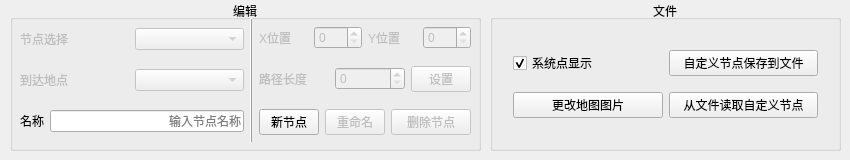
         <widget class="QWidget" name="Tab2">
          <attribute name="title">
           <string>自定义节点</string>
          </attribute>
          <widget class="QGroupBox" name="groupBox">
           <property name="geometry">
            <rect>
             <x>490</x>
             <y>0</y>
             <width>351</width>
             <height>151</height>
            </rect>
           </property>
           <property name="minimumSize">
            <size>
             <width>0</width>
             <height>0</height>
            </size>
           </property>
           <property name="maximumSize">
            <size>
             <width>16777215</width>
             <height>16777215</height>
            </size>
           </property>
           <property name="title">
            <string>文件</string>
           </property>
           <property name="alignment">
            <set>Qt::AlignCenter</set>
           </property>
           <layout class="QVBoxLayout" name="verticalLayout_22">
            <property name="leftMargin">
             <number>20</number>
            </property>
            <property name="topMargin">
             <number>20</number>
            </property>
            <property name="rightMargin">
             <number>20</number>
            </property>
            <property name="bottomMargin">
             <number>20</number>
            </property>
            <item>
             <layout class="QHBoxLayout" name="horizontalLayout_39">
              <item>
               <widget class="QCheckBox" name="enableOriNode">
                <property name="text">
                 <string>系统点显示</string>
                </property>
                <property name="checked">
                 <bool>true</bool>
                </property>
               </widget>
              </item>
              <item>
               <widget class="QPushButton" name="SaveCustomNodeToFile">
                <property name="text">
                 <string>自定义节点保存到文件</string>
                </property>
               </widget>
              </item>
             </layout>
            </item>
            <item>
             <layout class="QHBoxLayout" name="horizontalLayout_49">
              <item>
               <widget class="QPushButton" name="changeMapPhoto">
                <property name="text">
                 <string>更改地图图片</string>
                </property>
               </widget>
              </item>
              <item>
               <widget class="QPushButton" name="ReadCustomNodeFromFile">
                <property name="text">
                 <string>从文件读取自定义节点</string>
                </property>
               </widget>
              </item>
             </layout>
            </item>
           </layout>
          </widget>
          <widget class="QGroupBox" name="groupBox_2">
           <property name="geometry">
            <rect>
             <x>10</x>
             <y>0</y>
             <width>471</width>
             <height>151</height>
            </rect>
           </property>
           <property name="minimumSize">
            <size>
             <width>0</width>
             <height>0</height>
            </size>
           </property>
           <property name="maximumSize">
            <size>
             <width>16777215</width>
             <height>16777215</height>
            </size>
           </property>
           <property name="title">
            <string>编辑</string>
           </property>
           <property name="alignment">
            <set>Qt::AlignCenter</set>
           </property>
           <widget class="QWidget" name="horizontalLayoutWidget">
            <property name="geometry">
             <rect>
              <x>0</x>
              <y>10</y>
              <width>471</width>
              <height>141</height>
             </rect>
            </property>
            <layout class="QHBoxLayout" name="horizontalLayout_7">
             <property name="leftMargin">
              <number>10</number>
             </property>
             <property name="topMargin">
              <number>5</number>
             </property>
             <property name="rightMargin">
              <number>10</number>
             </property>
             <property name="bottomMargin">
              <number>5</number>
             </property>
             <item>
              <layout class="QVBoxLayout" name="verticalLayout_13">
               <item>
                <layout class="QHBoxLayout" name="horizontalLayout_18">
                 <item>
                  <widget class="QLabel" name="CustomNodeSelect_Tip">
                   <property name="enabled">
                    <bool>false</bool>
                   </property>
                   <property name="text">
                    <string>节点选择</string>
                   </property>
                  </widget>
                 </item>
                 <item>
                  <widget class="QComboBox" name="CustomNodeSelect">
                   <property name="enabled">
                    <bool>false</bool>
                   </property>
                   <property name="minimumSize">
                    <size>
                     <width>0</width>
                     <height>0</height>
                    </size>
                   </property>
                   <property name="maximumSize">
                    <size>
                     <width>16777215</width>
                     <height>16777215</height>
                    </size>
                   </property>
                   <property name="currentIndex">
                    <number>-1</number>
                   </property>
                  </widget>
                 </item>
                </layout>
               </item>
               <item>
                <layout class="QHBoxLayout" name="horizontalLayout_6">
                 <item>
                  <widget class="QLabel" name="SetLocationComboBox_Tip">
                   <property name="enabled">
                    <bool>false</bool>
                   </property>
                   <property name="text">
                    <string>到达地点</string>
                   </property>
                  </widget>
                 </item>
                 <item>
                  <widget class="QComboBox" name="SetLocationComboBox">
                   <property name="enabled">
                    <bool>false</bool>
                   </property>
                   <property name="minimumSize">
                    <size>
                     <width>0</width>
                     <height>0</height>
                    </size>
                   </property>
                   <property name="maximumSize">
                    <size>
                     <width>16777215</width>
                     <height>16777215</height>
                    </size>
                   </property>
                  </widget>
                 </item>
                </layout>
               </item>
               <item>
                <layout class="QHBoxLayout" name="horizontalLayout_12">
                 <item>
                  <widget class="QLabel" name="label_9">
                   <property name="text">
                    <string>名称</string>
                   </property>
                  </widget>
                 </item>
                 <item>
                  <widget class="QLineEdit" name="NodeName">
                   <property name="maxLength">
                    <number>10</number>
                   </property>
                   <property name="alignment">
                    <set>Qt::AlignRight|Qt::AlignTrailing|Qt::AlignVCenter</set>
                   </property>
                   <property name="placeholderText">
                    <string>输入节点名称</string>
                   </property>
                  </widget>
                 </item>
                </layout>
               </item>
              </layout>
             </item>
             <item>
              <widget class="Line" name="line_2">
               <property name="maximumSize">
                <size>
                 <width>16777215</width>
                 <height>125</height>
                </size>
               </property>
               <property name="frameShadow">
                <enum>QFrame::Raised</enum>
               </property>
               <property name="midLineWidth">
                <number>0</number>
               </property>
               <property name="orientation">
                <enum>Qt::Vertical</enum>
               </property>
              </widget>
             </item>
             <item>
              <layout class="QVBoxLayout" name="verticalLayout_17">
               <item>
                <layout class="QHBoxLayout" name="horizontalLayout_9">
                 <item>
                  <widget class="QLabel" name="XLocation_Tip">
                   <property name="enabled">
                    <bool>false</bool>
                   </property>
                   <property name="text">
                    <string>X位置</string>
                   </property>
                  </widget>
                 </item>
                 <item>
                  <widget class="QSpinBox" name="XLocation">
                   <property name="enabled">
                    <bool>false</bool>
                   </property>
                   <property name="maximum">
                    <number>688</number>
                   </property>
                   <property name="singleStep">
                    <number>50</number>
                   </property>
                   <property name="value">
                    <number>0</number>
                   </property>
                  </widget>
                 </item>
                 <item>
                  <widget class="QLabel" name="YLocation_Tip">
                   <property name="enabled">
                    <bool>false</bool>
                   </property>
                   <property name="text">
                    <string>Y位置</string>
                   </property>
                  </widget>
                 </item>
                 <item>
                  <widget class="QSpinBox" name="YLocation">
                   <property name="enabled">
                    <bool>false</bool>
                   </property>
                   <property name="maximum">
                    <number>500</number>
                   </property>
                   <property name="singleStep">
                    <number>50</number>
                   </property>
                   <property name="value">
                    <number>0</number>
                   </property>
                  </widget>
                 </item>
                </layout>
               </item>
               <item>
                <layout class="QHBoxLayout" name="horizontalLayout_20">
                 <item>
                  <widget class="QLabel" name="NodeLength_Tip">
                   <property name="enabled">
                    <bool>false</bool>
                   </property>
                   <property name="text">
                    <string>路径长度</string>
                   </property>
                  </widget>
                 </item>
                 <item>
                  <widget class="QSpinBox" name="NodeLength">
                   <property name="enabled">
                    <bool>false</bool>
                   </property>
                   <property name="minimumSize">
                    <size>
                     <width>70</width>
                     <height>0</height>
                    </size>
                   </property>
                   <property name="maximumSize">
                    <size>
                     <width>70</width>
                     <height>16777215</height>
                    </size>
                   </property>
                   <property name="minimum">
                    <number>0</number>
                   </property>
                   <property name="maximum">
                    <number>99999</number>
                   </property>
                   <property name="singleStep">
                    <number>50</number>
                   </property>
                   <property name="value">
                    <number>0</number>
                   </property>
                  </widget>
                 </item>
                 <item>
                  <widget class="QPushButton" name="SetPath">
                   <property name="enabled">
                    <bool>false</bool>
                   </property>
                   <property name="minimumSize">
                    <size>
                     <width>60</width>
                     <height>0</height>
                    </size>
                   </property>
                   <property name="maximumSize">
                    <size>
                     <width>60</width>
                     <height>16777215</height>
                    </size>
                   </property>
                   <property name="text">
                    <string>设置</string>
                   </property>
                  </widget>
                 </item>
                </layout>
               </item>
               <item>
                <layout class="QHBoxLayout" name="horizontalLayout_10">
                 <item>
                  <widget class="QPushButton" name="createNode">
                   <property name="minimumSize">
                    <size>
                     <width>0</width>
                     <height>0</height>
                    </size>
                   </property>
                   <property name="maximumSize">
                    <size>
                     <width>60</width>
                     <height>16777215</height>
                    </size>
                   </property>
                   <property name="text">
                    <string>新节点</string>
                   </property>
                  </widget>
                 </item>
                 <item>
                  <widget class="QPushButton" name="SetNodeName">
                   <property name="enabled">
                    <bool>false</bool>
                   </property>
                   <property name="minimumSize">
                    <size>
                     <width>0</width>
                     <height>0</height>
                    </size>
                   </property>
                   <property name="maximumSize">
                    <size>
                     <width>60</width>
                     <height>16777215</height>
                    </size>
                   </property>
                   <property name="text">
                    <string>重命名</string>
                   </property>
                  </widget>
                 </item>
                 <item>
                  <widget class="QPushButton" name="DeleteCustomNode">
                   <property name="enabled">
                    <bool>false</bool>
                   </property>
                   <property name="text">
                    <string>删除节点</string>
                   </property>
                  </widget>
                 </item>
                </layout>
               </item>
              </layout>
             </item>
            </layout>
           </widget>
          </widget>
         </widget>
